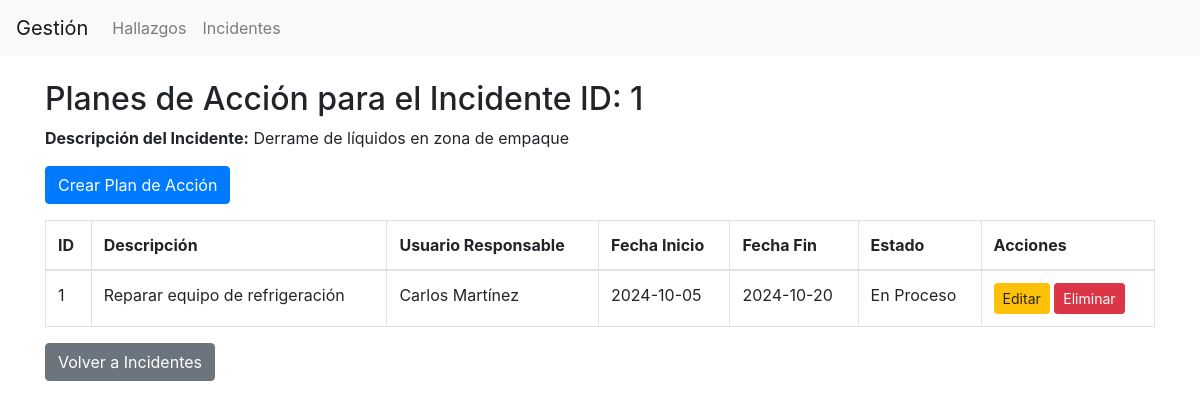
Screenshot of /index.php?entity=incidente&action=planes_accion&id=1 with the database file from the repository.
### tables this page shows
CREATE TABLE Incidente (
    id INT AUTO_INCREMENT PRIMARY KEY,       
    descripcion TEXT NOT NULL,               
    fecha_ocurrencia DATE NOT NULL,          
    id_estado INT,                           
    id_usuario INT,                          
    FOREIGN KEY (id_estado) REFERENCES Estado(id),   
    FOREIGN KEY (id_usuario) REFERENCES Usuario(id)  
);

CREATE TABLE PlanAccion (
    id INT AUTO_INCREMENT PRIMARY KEY,       
    descripcion TEXT NOT NULL,               
    id_usuario INT,                          
    fecha_inicio DATE,                       
    fecha_fin DATE,                          
    id_estado INT,                           
    FOREIGN KEY (id_usuario) REFERENCES Usuario(id),  
    FOREIGN KEY (id_estado) REFERENCES Estado(id)     
);

CREATE TABLE Usuario (
    id INT AUTO_INCREMENT PRIMARY KEY,   
    nombre VARCHAR(100) NOT NULL,        
    email VARCHAR(100) NOT NULL UNIQUE,  
    fecha_registro TIMESTAMP DEFAULT CURRENT_TIMESTAMP   
);

CREATE TABLE Estado (
    id INT AUTO_INCREMENT PRIMARY KEY,   
    nombre VARCHAR(50) NOT NULL          
);

### controllers/IncidenteController.php (called while the page is built, shortened)
<?php
require_once 'models/IncidenteModel.php';
require_once 'models/UsuarioModel.php';
require_once 'models/PlanAccionModel.php';
class IncidenteController {
    private $model;
    private $planAccionModel;
    public function __construct($pdo) {
        $this->model = new IncidenteModel($pdo);
        $this->planAccionModel = new PlanAccionModel($pdo);
    }
    public function planesAccion($id_incidente) {
        $incidente = $this->model->getById($id_incidente);
        $planesAccion = $this->planAccionModel->getByRegistro($id_incidente, 'INCIDENTE');
        require 'views/incidente/planes_accion.php';
    }
}

### models/IncidenteModel.php (called while the page is built, shortened)
<?php
class IncidenteModel {
    private $pdo;
    public function __construct($pdo) {
        $this->pdo = $pdo;
    }
    public function getById($id) {
        $stmt = $this->pdo->prepare("
            SELECT i.*, e.nombre as estado_nombre, u.nombre as usuario_nombre
            FROM Incidente i
            LEFT JOIN Estado e ON i.id_estado = e.id
            LEFT JOIN Usuario u ON i.id_usuario = u.id
            WHERE i.id = ?
        ");
        $stmt->execute([$id]);
        $result = $stmt->fetch(PDO::FETCH_ASSOC);
        return $result;
    }
}

### models/PlanAccionModel.php (called while the page is built, shortened)
<?php
class PlanAccionModel {
    private $pdo;
    public function __construct($pdo) {
        $this->pdo = $pdo;
    }
    public function getByRegistro($id_registro, $origen_registro) {
        $stmt = $this->pdo->prepare("
            SELECT pa.*, e.nombre as estado_nombre, u.nombre as usuario_nombre
            FROM PlanAccion pa
            INNER JOIN Registro_PlanAccion rpa ON pa.id = rpa.id_plan_accion
            LEFT JOIN Estado e ON pa.id_estado = e.id
            LEFT JOIN Usuario u ON pa.id_usuario = u.id
            WHERE rpa.id_registro = ? AND rpa.origen_registro = ?
        ");
        $stmt->execute([$id_registro, $origen_registro]);
        return $stmt->fetchAll(PDO::FETCH_ASSOC);
    }
}

### views/incidente/planes_accion.php (the view, shortened to what this page needs)
<!DOCTYPE html>
<html lang="es">
<head>
    <link rel="stylesheet" href="https://stackpath.bootstrapcdn.com/bootstrap/4.5.2/css/bootstrap.min.css">
</head>
<body>
<?php include 'views/layout/header.php'; ?>
<div class="container mt-4">
    <h2>Planes de Acción para el Incidente ID: <?= $incidente['id'] ?></h2>
    <p><strong>Descripción del Incidente:</strong> <?= $incidente['descripcion'] ?></p>
    <button class="btn btn-primary mb-3" data-toggle="modal" data-target="#modalCrearPlan">Crear Plan de Acción</button>
    <table class="table table-bordered">
        <thead>
            <tr>
                <th>ID</th>
                <th>Descripción</th>
                <th>Usuario Responsable</th>
                <th>Fecha Inicio</th>
                <th>Fecha Fin</th>
                <th>Estado</th>
                <th>Acciones</th>
            </tr>
        </thead>
        <tbody>
            <?php foreach ($planesAccion as $plan): ?>
            <tr>
                <td><?= $plan['id'] ?></td>
                <td><?= $plan['descripcion'] ?></td>
                <td><?= $plan['usuario_nombre'] ?></td>
                <td><?= $plan['fecha_inicio'] ?></td>
                <td><?= $plan['fecha_fin'] ?></td>
                <td><?= $plan['estado_nombre'] ?></td>
                <td>
                    <button class="btn btn-warning btn-sm" data-toggle="modal" data-target="#modalEditarPlan<?= $plan['id'] ?>">Editar</button>
                    <a href="index.php?entity=incidente&action=planes_accion&id=<?= $incidente['id'] ?>&delete_plan=<?= $plan['id'] ?>" class="btn btn-danger btn-sm" onclick="return confirm('¿Está seguro de eliminar este plan de acción?')">Eliminar</a>
                </td>
            </tr>
            <?php endforeach; ?>
        </tbody>
    </table>
    <a href="index.php?entity=incidente&action=index" class="btn btn-secondary">Volver a Incidentes</a>
</div>
</body>
</html>

### rows the page displays
incidente: id "1", descripcion "Derrame de líquidos en zona de empaque"
planaccion: id "1", descripcion "Reparar equipo de refrigeración", id_usuario.nombre "Carlos Martínez", fecha_inicio "2024-10-05", fecha_fin "2024-10-20", id_estado.nombre "En Proceso"
